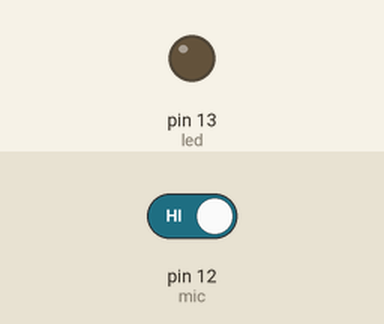
Simulated run of this sketch. Board: Arduino Uno, built with avr-gcc and run on an emulated ATmega328P. Parts: output pins drawn as LEDs (lit = HIGH). The inputs (shaded band) are chosen by the test bench; at power-on: pin 12 (mic) HIGH. What the sketch prints to the serial monitor is not drawn.

Above: at 1.2 s.
1.3 s: pin 12 (mic) driven LOW
At 2.5 s:
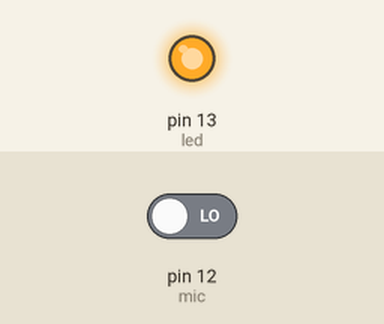
2.8 s: pin 12 (mic) driven HIGH
At 3.8 s:
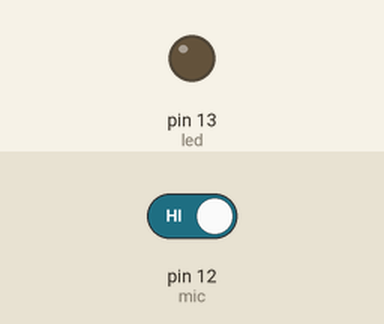
Timing chart, 0 to 5.8 s (numbered marks = the images above; inputs shaded):
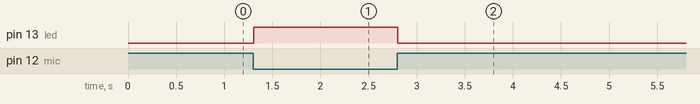

The sketch:

SoundDetection.ino
```cpp
#include <Arduino.h>

// Watch video here: https://www.youtube.com/watch?v=35BuobPZu3Y

/* Connection Pins
Arduino    Microphone
 GND          GND
 +5V          +5V
 D3           OUT (or D0) depends on Microphone
*/

int led = 13 ;// define LED Interface
int mic = 12; // define D0 Sensor Interface
int val = 0;// define numeric variables val

void setup ()
{
  Serial.begin(9600);
  pinMode (led, OUTPUT) ;// define LED as output interface
  pinMode (mic, INPUT) ;// output interface D0 is defined sensor
}

void loop ()
{
  val = digitalRead(mic);// digital interface will be assigned a value of pin 3 to read val
  Serial.println(val);
  if (val == LOW) // When the sound detection module detects a signal, LED flashes
  {
    digitalWrite (led, HIGH);
    Serial.println("ON");
  }
  else
  {
    digitalWrite (led, LOW);
  }
}
```

Measured:
- after the input at 1.3 s, pin 13 (led): LOW → HIGH at once
- after the input at 2.8 s, pin 13 (led): HIGH → LOW at once
